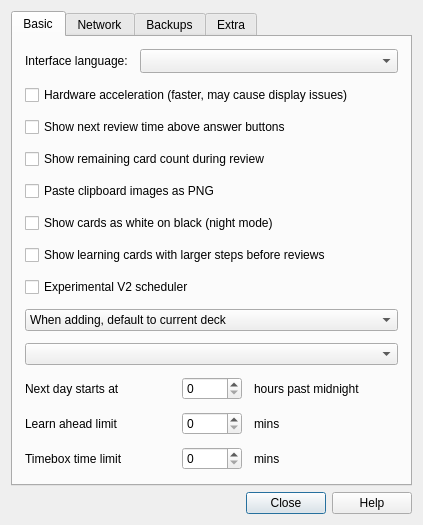
<?xml version="1.0" encoding="UTF-8"?>
<ui version="4.0">
 <class>Preferences</class>
 <widget class="QDialog" name="Preferences">
  <property name="geometry">
   <rect>
    <x>0</x>
    <y>0</y>
    <width>423</width>
    <height>508</height>
   </rect>
  </property>
  <property name="windowTitle">
   <string>Preferences</string>
  </property>
  <layout class="QVBoxLayout" name="verticalLayout_2">
   <item>
    <widget class="QTabWidget" name="tabWidget">
     <property name="focusPolicy">
      <enum>Qt::StrongFocus</enum>
     </property>
     <property name="currentIndex">
      <number>0</number>
     </property>
     <widget class="QWidget" name="tab_1">
      <attribute name="title">
       <string>Basic</string>
      </attribute>
      <layout class="QVBoxLayout" name="verticalLayout">
       <property name="spacing">
        <number>12</number>
       </property>
       <property name="leftMargin">
        <number>12</number>
       </property>
       <property name="topMargin">
        <number>12</number>
       </property>
       <property name="rightMargin">
        <number>12</number>
       </property>
       <property name="bottomMargin">
        <number>12</number>
       </property>
       <item>
        <layout class="QHBoxLayout" name="horizontalLayout_2">
         <item>
          <widget class="QLabel" name="label">
           <property name="text">
            <string>Interface language:</string>
           </property>
          </widget>
         </item>
         <item>
          <widget class="QComboBox" name="lang">
           <property name="sizePolicy">
            <sizepolicy hsizetype="MinimumExpanding" vsizetype="Fixed">
             <horstretch>0</horstretch>
             <verstretch>0</verstretch>
            </sizepolicy>
           </property>
           <property name="sizeAdjustPolicy">
            <enum>QComboBox::AdjustToMinimumContentsLengthWithIcon</enum>
           </property>
          </widget>
         </item>
        </layout>
       </item>
       <item>
        <widget class="QCheckBox" name="hwAccel">
         <property name="text">
          <string>Hardware acceleration (faster, may cause display issues)</string>
         </property>
        </widget>
       </item>
       <item>
        <widget class="QCheckBox" name="showEstimates">
         <property name="text">
          <string>Show next review time above answer buttons</string>
         </property>
        </widget>
       </item>
       <item>
        <widget class="QCheckBox" name="showProgress">
         <property name="text">
          <string>Show remaining card count during review</string>
         </property>
        </widget>
       </item>
       <item>
        <widget class="QCheckBox" name="pastePNG">
         <property name="text">
          <string>Paste clipboard images as PNG</string>
         </property>
        </widget>
       </item>
       <item>
        <widget class="QCheckBox" name="nightMode">
         <property name="text">
          <string>Show cards as white on black (night mode)</string>
         </property>
        </widget>
       </item>
       <item>
        <widget class="QCheckBox" name="dayLearnFirst">
         <property name="text">
          <string>Show learning cards with larger steps before reviews</string>
         </property>
        </widget>
       </item>
       <item>
        <widget class="QCheckBox" name="newSched">
         <property name="text">
          <string>Experimental V2 scheduler</string>
         </property>
        </widget>
       </item>
       <item>
        <widget class="QComboBox" name="useCurrent">
         <item>
          <property name="text">
           <string>When adding, default to current deck</string>
          </property>
         </item>
         <item>
          <property name="text">
           <string>Change deck depending on note type</string>
          </property>
         </item>
        </widget>
       </item>
       <item>
        <widget class="QComboBox" name="newSpread"/>
       </item>
       <item>
        <layout class="QGridLayout" name="gridLayout_4">
         <property name="spacing">
          <number>12</number>
         </property>
         <item row="0" column="0">
          <widget class="QLabel" name="label_23">
           <property name="text">
            <string>Next day starts at</string>
           </property>
          </widget>
         </item>
         <item row="0" column="1">
          <widget class="QSpinBox" name="dayOffset">
           <property name="maximumSize">
            <size>
             <width>60</width>
             <height>16777215</height>
            </size>
           </property>
           <property name="maximum">
            <number>23</number>
           </property>
          </widget>
         </item>
         <item row="1" column="0">
          <widget class="QLabel" name="label_24">
           <property name="text">
            <string>Learn ahead limit</string>
           </property>
          </widget>
         </item>
         <item row="1" column="1">
          <widget class="QSpinBox" name="lrnCutoff">
           <property name="maximumSize">
            <size>
             <width>60</width>
             <height>16777215</height>
            </size>
           </property>
           <property name="maximum">
            <number>999</number>
           </property>
          </widget>
         </item>
         <item row="1" column="2">
          <widget class="QLabel" name="label_29">
           <property name="text">
            <string>mins</string>
           </property>
          </widget>
         </item>
         <item row="2" column="0">
          <widget class="QLabel" name="label_30">
           <property name="text">
            <string>Timebox time limit</string>
           </property>
          </widget>
         </item>
         <item row="2" column="1">
          <widget class="QSpinBox" name="timeLimit">
           <property name="maximum">
            <number>9999</number>
           </property>
          </widget>
         </item>
         <item row="2" column="2">
          <widget class="QLabel" name="label_39">
           <property name="text">
            <string>mins</string>
           </property>
          </widget>
         </item>
         <item row="0" column="2">
          <widget class="QLabel" name="label_40">
           <property name="text">
            <string>hours past midnight</string>
           </property>
          </widget>
         </item>
        </layout>
       </item>
       <item>
        <spacer name="verticalSpacer_3">
         <property name="orientation">
          <enum>Qt::Vertical</enum>
         </property>
         <property name="sizeType">
          <enum>QSizePolicy::Expanding</enum>
         </property>
         <property name="sizeHint" stdset="0">
          <size>
           <width>20</width>
           <height>20</height>
          </size>
         </property>
        </spacer>
       </item>
      </layout>
     </widget>
     <widget class="QWidget" name="tab_2">
      <attribute name="title">
       <string>Network</string>
      </attribute>
      <layout class="QVBoxLayout" name="verticalLayout_4">
       <property name="spacing">
        <number>12</number>
       </property>
       <property name="leftMargin">
        <number>12</number>
       </property>
       <property name="topMargin">
        <number>12</number>
       </property>
       <property name="rightMargin">
        <number>12</number>
       </property>
       <property name="bottomMargin">
        <number>12</number>
       </property>
       <item>
        <layout class="QHBoxLayout">
         <property name="spacing">
          <number>10</number>
         </property>
         <item>
          <layout class="QVBoxLayout">
           <item>
            <widget class="QLabel" name="syncLabel">
             <property name="text">
              <string>&lt;b&gt;Synchronisation&lt;/b&gt;</string>
             </property>
             <property name="wordWrap">
              <bool>true</bool>
             </property>
             <property name="openExternalLinks">
              <bool>true</bool>
             </property>
            </widget>
           </item>
           <item>
            <widget class="QCheckBox" name="syncMedia">
             <property name="text">
              <string>Synchronize audio and images too</string>
             </property>
            </widget>
           </item>
           <item>
            <widget class="QCheckBox" name="syncOnProgramOpen">
             <property name="text">
              <string>Automatically sync on profile open/close</string>
             </property>
            </widget>
           </item>
           <item>
            <widget class="QCheckBox" name="fullSync">
             <property name="text">
              <string>On next sync, force changes in one direction</string>
             </property>
            </widget>
           </item>
           <item>
            <layout class="QHBoxLayout" name="horizontalLayout">
             <item>
              <widget class="QPushButton" name="syncDeauth">
               <property name="text">
                <string>Deauthorize</string>
               </property>
               <property name="autoDefault">
                <bool>false</bool>
               </property>
              </widget>
             </item>
             <item>
              <widget class="QLabel" name="syncUser">
               <property name="text">
                <string/>
               </property>
              </widget>
             </item>
             <item>
              <spacer name="horizontalSpacer_2">
               <property name="orientation">
                <enum>Qt::Horizontal</enum>
               </property>
               <property name="sizeHint" stdset="0">
                <size>
                 <width>40</width>
                 <height>1</height>
                </size>
               </property>
              </spacer>
             </item>
            </layout>
           </item>
          </layout>
         </item>
        </layout>
       </item>
       <item>
        <spacer name="verticalSpacer_2">
         <property name="orientation">
          <enum>Qt::Vertical</enum>
         </property>
         <property name="sizeHint" stdset="0">
          <size>
           <width>20</width>
           <height>40</height>
          </size>
         </property>
        </spacer>
       </item>
      </layout>
     </widget>
     <widget class="QWidget" name="tab">
      <attribute name="title">
       <string>Backups</string>
      </attribute>
      <layout class="QVBoxLayout" name="verticalLayout_3">
       <property name="spacing">
        <number>12</number>
       </property>
       <property name="leftMargin">
        <number>12</number>
       </property>
       <property name="topMargin">
        <number>12</number>
       </property>
       <property name="rightMargin">
        <number>12</number>
       </property>
       <property name="bottomMargin">
        <number>12</number>
       </property>
       <item>
        <widget class="QLabel" name="label_9">
         <property name="text">
          <string>&lt;b&gt;Backups&lt;/b&gt;&lt;br&gt;Anki will create a backup of your collection each time it is closed or synchronized.</string>
         </property>
         <property name="wordWrap">
          <bool>true</bool>
         </property>
        </widget>
       </item>
       <item>
        <layout class="QGridLayout" name="gridLayout_2">
         <item row="0" column="0">
          <widget class="QLabel" name="label_10">
           <property name="text">
            <string>Keep</string>
           </property>
          </widget>
         </item>
         <item row="0" column="1">
          <widget class="QSpinBox" name="numBackups">
           <property name="minimumSize">
            <size>
             <width>60</width>
             <height>0</height>
            </size>
           </property>
           <property name="maximumSize">
            <size>
             <width>60</width>
             <height>16777215</height>
            </size>
           </property>
          </widget>
         </item>
         <item row="0" column="2">
          <widget class="QLabel" name="label_11">
           <property name="text">
            <string>backups</string>
           </property>
          </widget>
         </item>
         <item row="0" column="3">
          <spacer name="horizontalSpacer">
           <property name="orientation">
            <enum>Qt::Horizontal</enum>
           </property>
           <property name="sizeHint" stdset="0">
            <size>
             <width>40</width>
             <height>20</height>
            </size>
           </property>
          </spacer>
         </item>
        </layout>
       </item>
       <item>
        <widget class="QLabel" name="openBackupFolder">
         <property name="text">
          <string>&lt;a href=&quot;backups&quot;&gt;Open backup folder&lt;/a&gt;</string>
         </property>
        </widget>
       </item>
       <item>
        <widget class="QLabel" name="label_4">
         <property name="text">
          <string>Note: Media is not backed up. Please create a periodic backup of your Anki folder to be safe.</string>
         </property>
         <property name="wordWrap">
          <bool>true</bool>
         </property>
        </widget>
       </item>
       <item>
        <spacer name="verticalSpacer_4">
         <property name="orientation">
          <enum>Qt::Vertical</enum>
         </property>
         <property name="sizeHint" stdset="0">
          <size>
           <width>20</width>
           <height>59</height>
          </size>
         </property>
        </spacer>
       </item>
       <item>
        <widget class="QLabel" name="label_21">
         <property name="text">
          <string>Some settings will take effect after you restart Anki.</string>
         </property>
         <property name="alignment">
          <set>Qt::AlignCenter</set>
         </property>
        </widget>
       </item>
      </layout>
     </widget>
     <widget class="QWidget" name="tab_3">
      <attribute name="title">
       <string>Extra</string>
      </attribute>
      <widget class="QWidget" name="verticalLayoutWidget">
       <property name="geometry">
        <rect>
         <x>0</x>
         <y>0</y>
         <width>401</width>
         <height>471</height>
        </rect>
       </property>
       <layout class="QVBoxLayout" name="verticalLayout_6">
        <item>
         <widget class="QLabel" name="label_12">
          <property name="text">
           <string>&lt;html&gt;&lt;head/&gt;&lt;body&gt;&lt;p&gt;&lt;span style=&quot; font-weight:600;&quot;&gt;Extra&lt;/span&gt;&lt;br/&gt;Those options are not documented in anki's manual. They allow to configure the different add-ons incorporated in this special version of anki.&lt;/p&gt;&lt;/body&gt;&lt;/html&gt;</string>
          </property>
          <property name="wordWrap">
           <bool>true</bool>
          </property>
         </widget>
        </item>
        <item>
         <widget class="Line" name="line">
          <property name="orientation">
           <enum>Qt::Horizontal</enum>
          </property>
         </widget>
        </item>
        <item>
         <widget class="QLabel" name="label_5">
          <property name="text">
           <string>When you post pone cards, how much should anki take into account the fact this postponing to compute the new delays ?</string>
          </property>
          <property name="scaledContents">
           <bool>false</bool>
          </property>
          <property name="wordWrap">
           <bool>true</bool>
          </property>
         </widget>
        </item>
        <item>
         <layout class="QFormLayout" name="formLayout">
          <property name="rowWrapPolicy">
           <enum>QFormLayout::WrapLongRows</enum>
          </property>
          <item row="0" column="0">
           <widget class="QLabel" name="label_2">
            <property name="text">
             <string>When adding days</string>
            </property>
           </widget>
          </item>
          <item row="0" column="1">
           <widget class="QDoubleSpinBox" name="factorAddDay">
            <property name="maximum">
             <double>1.000000000000000</double>
            </property>
            <property name="singleStep">
             <double>0.100000000000000</double>
            </property>
            <property name="value">
             <double>0.330000000000000</double>
            </property>
           </widget>
          </item>
          <item row="2" column="0">
           <widget class="QLabel" name="label_3">
            <property name="text">
             <string>When removing days</string>
            </property>
           </widget>
          </item>
          <item row="2" column="1">
           <widget class="QDoubleSpinBox" name="factorRemoveDay">
            <property name="maximum">
             <double>1.000000000000000</double>
            </property>
            <property name="singleStep">
             <double>0.100000000000000</double>
            </property>
            <property name="value">
             <double>0.330000000000000</double>
            </property>
           </widget>
          </item>
         </layout>
        </item>
       </layout>
      </widget>
     </widget>
    </widget>
   </item>
   <item>
    <widget class="QDialogButtonBox" name="buttonBox">
     <property name="orientation">
      <enum>Qt::Horizontal</enum>
     </property>
     <property name="standardButtons">
      <set>QDialogButtonBox::Close|QDialogButtonBox::Help</set>
     </property>
    </widget>
   </item>
  </layout>
 </widget>
 <tabstops>
  <tabstop>lang</tabstop>
  <tabstop>hwAccel</tabstop>
  <tabstop>showEstimates</tabstop>
  <tabstop>showProgress</tabstop>
  <tabstop>pastePNG</tabstop>
  <tabstop>nightMode</tabstop>
  <tabstop>dayLearnFirst</tabstop>
  <tabstop>newSched</tabstop>
  <tabstop>useCurrent</tabstop>
  <tabstop>newSpread</tabstop>
  <tabstop>dayOffset</tabstop>
  <tabstop>lrnCutoff</tabstop>
  <tabstop>timeLimit</tabstop>
  <tabstop>numBackups</tabstop>
  <tabstop>syncOnProgramOpen</tabstop>
  <tabstop>tabWidget</tabstop>
  <tabstop>fullSync</tabstop>
  <tabstop>syncMedia</tabstop>
  <tabstop>syncDeauth</tabstop>
 </tabstops>
 <resources/>
 <connections>
  <connection>
   <sender>buttonBox</sender>
   <signal>accepted()</signal>
   <receiver>Preferences</receiver>
   <slot>accept()</slot>
   <hints>
    <hint type="sourcelabel">
     <x>285</x>
     <y>439</y>
    </hint>
    <hint type="destinationlabel">
     <x>157</x>
     <y>274</y>
    </hint>
   </hints>
  </connection>
  <connection>
   <sender>buttonBox</sender>
   <signal>rejected()</signal>
   <receiver>Preferences</receiver>
   <slot>reject()</slot>
   <hints>
    <hint type="sourcelabel">
     <x>332</x>
     <y>439</y>
    </hint>
    <hint type="destinationlabel">
     <x>286</x>
     <y>274</y>
    </hint>
   </hints>
  </connection>
 </connections>
</ui>
